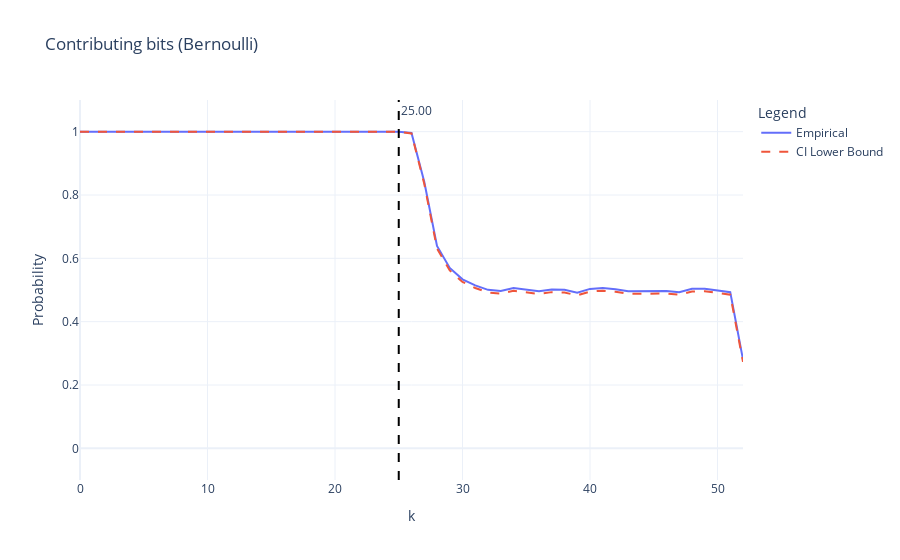

Write notebook code for a chart like this one.
### Markdown cell above
### Contributing Bits

### Code cell
do_bernoulli_analysis(kth_contributing, Z.size, alpha, "Contributing")

### Figure 1 — Plotly figure (JSON) as saved in the notebook; plotly's stock layout.template omitted (floating-point values rounded to 4 significant figures)
{"data": [{"mode": "lines", "name": "Empirical", "type": "scatter", "x": [0, 1, 2, 3, 4, 5, 6, 7, 8, 9, 10, 11, 12, 13, 14, 15, 16, 17, 18, 19, 20, 21, 22, 23, 24, 25, 26, 27, 28, 29, 30, 31, 32, 33, 34, 35, 36, 37, 38, 39, 40, 41, 42, 43, 44, 45, 46, 47, 48, 49, 50, 51, 52], "y": [1.0, 1.0, 1.0, 1.0, 1.0, 1.0, 1.0, 1.0, 1.0, 1.0, 1.0, 1.0, 1.0, 1.0, 1.0, 1.0, 1.0, 1.0, 1.0, 1.0, 1.0, 1.0, 1.0, 1.0, 1.0, 1.0, 0.9957, 0.8418, 0.6393, 0.5698, 0.5337, 0.5147, 0.5005, 0.4966, 0.5059, 0.5018, 0.4958, 0.5015, 0.5004, 0.4911, 0.5035, 0.5061, 0.5027, 0.4961, 0.497, 0.4974, 0.497, 0.4931, 0.5037, 0.5043, 0.4995, 0.4932, 0.2802]}, {"line": {"dash": "dash"}, "mode": "lines", "name": "CI Lower Bound", "type": "scatter", "x": [0, 1, 2, 3, 4, 5, 6, 7, 8, 9, 10, 11, 12, 13, 14, 15, 16, 17, 18, 19, 20, 21, 22, 23, 24, 25, 26, 27, 28, 29, 30, 31, 32, 33, 34, 35, 36, 37, 38, 39, 40, 41, 42, 43, 44, 45, 46, 47, 48, 49, 50, 51, 52], "y": [0.9997, 0.9997, 0.9997, 0.9997, 0.9997, 0.9997, 0.9997, 0.9997, 0.9997, 0.9997, 0.9997, 0.9997, 0.9997, 0.9997, 0.9997, 0.9997, 0.9997, 0.9997, 0.9997, 0.9997, 0.9997, 0.9997, 0.9997, 0.9997, 0.9997, 0.9997, 0.9944, 0.8357, 0.6313, 0.5616, 0.5255, 0.5065, 0.4923, 0.4884, 0.4977, 0.4936, 0.4876, 0.4933, 0.4922, 0.4829, 0.4953, 0.4979, 0.4945, 0.4879, 0.4888, 0.4892, 0.4888, 0.4849, 0.4955, 0.4961, 0.4913, 0.485, 0.2729]}], "layout": {"annotations": [{"showarrow": false, "text": "25.00", "x": 25, "xanchor": "left", "xref": "x", "y": 1, "yanchor": "top", "yref": "y domain"}], "legend": {"title": {"text": "Legend"}}, "shapes": [{"line": {"color": "black", "dash": "dash", "width": 2}, "name": "kth bit", "type": "line", "x0": 25, "x1": 25, "xref": "x", "y0": 0, "y1": 1, "yref": "y domain"}], "title": {"text": "Contributing bits (Bernoulli)"}, "xaxis": {"title": {"text": "k"}}, "yaxis": {"range": [-0.1, 1.1], "title": {"text": "Probability"}}}}
